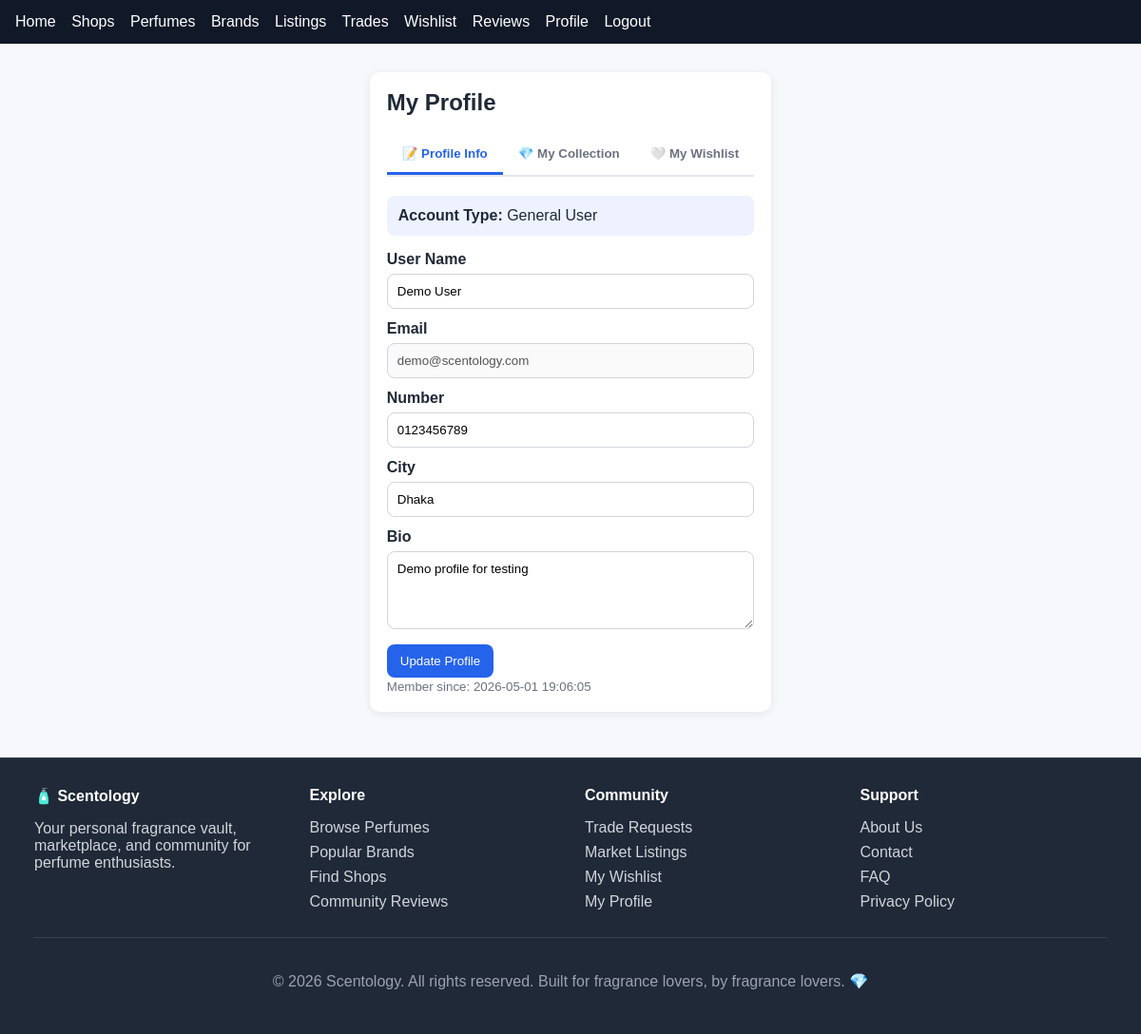
The app's page /profile.php (signed in) with its own data.
### tables this page shows
CREATE TABLE IF NOT EXISTS Profile (
    User_ID INT NOT NULL PRIMARY KEY,
    Number VARCHAR(50) DEFAULT '',
    City VARCHAR(120) DEFAULT '',
    BIO TEXT,
    Curator_Level VARCHAR(50) DEFAULT 'Novice',
    CONSTRAINT fk_profile_user FOREIGN KEY (User_ID) REFERENCES User(User_ID) ON DELETE CASCADE
);

CREATE TABLE IF NOT EXISTS User (
    User_ID INT AUTO_INCREMENT PRIMARY KEY,
    User_Name VARCHAR(120) NOT NULL,
    Email VARCHAR(190) NOT NULL UNIQUE,
    Password VARCHAR(255) NOT NULL,
    Created_at TIMESTAMP DEFAULT CURRENT_TIMESTAMP
);

### app/db.php (called while the page is built, shortened)
<?php
function db(): PDO
{
    static $pdo = null;
    if ($pdo instanceof PDO) {
        return $pdo;
    }
    $dsn = sprintf(
        'mysql:host=%s;port=%d;dbname=%s;charset=utf8mb4',
        DB_HOST,
        DB_PORT,
        DB_NAME
    );
    try {
        $pdo = new PDO($dsn, DB_USER, DB_PASS, [
            PDO::ATTR_ERRMODE => PDO::ERRMODE_EXCEPTION,
            PDO::ATTR_DEFAULT_FETCH_MODE => PDO::FETCH_ASSOC,
            PDO::ATTR_EMULATE_PREPARES => false,
        ]);
    } catch (PDOException $e) {
        if (strpos($e->getMessage(), 'Unknown database') !== false) {
            $safeDbName = htmlspecialchars(DB_NAME, ENT_QUOTES, 'UTF-8');
            http_response_code(500);
            echo "<!doctype html><html><head><meta charset='utf-8'><title>Database not initialized</title>"
                . "<style>body{font-family:system-ui,-apple-system,Segoe UI,Roboto,Arial,sans-serif;padding:24px;max-width:900px;margin:0 auto;}"
                . ".card{background:#fff;border:1px solid #e5e7eb;border-radius:12px;padding:18px;}"
                . "a{color:#2563eb;text-decoration:none;font-weight:600}</style></head><body>"
                . "<div class='card'><h1>Database not initialized</h1>"
                . "<p>The MySQL database <strong>{$safeDbName}</strong> doesn't exist yet.</p>"
                . "<p><a href='init-db.php'>Click here to initialize the database</a></p>"
                . "<p style='color:#6b7280'>If you're using XAMPP, make sure MySQL is running.</p>"
                . "</div></body></html>";
            exit;
        }
        throw $e;
    }
    return $pdo;
}

### app/auth.php (called while the page is built, shortened)
<?php
require_once __DIR__ . '/db.php';
function current_user_id(): ?int
{
    return isset($_SESSION['user_id']) ? (int) $_SESSION['user_id'] : null;
}
function get_user_with_profile(int $userId): ?array
{
    $stmt = db()->prepare(
        'SELECT u.User_ID as id, u.User_Name as full_name, u.Email as email, u.Created_at as created_at,
                p.Number as phone, p.City as city, p.BIO as bio,
                s.User_ID as is_seller, s.Total_Sell as total_sell
         FROM User u
         LEFT JOIN Profile p ON p.User_ID = u.User_ID
         LEFT JOIN Seller s ON s.User_ID = u.User_ID
         WHERE u.User_ID = :user_id
         LIMIT 1'
    );
    $stmt->execute(['user_id' => $userId]);
    $result = $stmt->fetch();
    return $result ?: null;
}

### public/profile.php (the view, shortened to what this page needs)
<?php
require_once __DIR__ . '/../app/auth.php';
require_once __DIR__ . '/../app/db.php';
$userId = current_user_id();
$user = get_user_with_profile((int) $userId);
require_once __DIR__ . '/partials/header.php';
?>
<div class="card">
    <h2>My Profile</h2>
    <div class="tabs">
        <button class="tab-button active" onclick="showTab('profile', event)">📝 Profile Info</button>
        <button class="tab-button" onclick="showTab('collection', event)">💎 My Collection</button>
        <button class="tab-button" onclick="showTab('wishlist', event)">🤍 My Wishlist</button>
    </div>
    <div id="profile" class="tab-content active">
        <div style="background: #eef2ff; padding: 12px; border-radius: 8px; margin-bottom: 16px;">
            <strong>Account Type:</strong>
            <?php if (!empty($user['is_seller'])): ?>
                Seller (Total Sales: <?= htmlspecialchars((string) ($user['total_sell'] ?? '0')) ?>)
            <?php else: ?>
                General User
            <?php endif; ?>
        </div>
        <form method="POST" action="profile.php">
            <label for="full_name">User Name</label>
            <input type="text" id="full_name" name="full_name" value="<?= htmlspecialchars((string) ($user['full_name'] ?? '')) ?>" required>
            <label>Email</label>
            <input type="email" value="<?= htmlspecialchars((string) ($user['email'] ?? '')) ?>" disabled>
            <label for="phone">Number</label>
            <input type="text" id="phone" name="phone" value="<?= htmlspecialchars((string) ($user['phone'] ?? '')) ?>">
            <label for="city">City</label>
            <input type="text" id="city" name="city" value="<?= htmlspecialchars((string) ($user['city'] ?? '')) ?>">
            <label for="bio">Bio</label>
            <textarea id="bio" name="bio" rows="4"><?= htmlspecialchars((string) ($user['bio'] ?? '')) ?></textarea>
            <button type="submit">Update Profile</button>
        </form>
        <small>Member since: <?= htmlspecialchars((string) ($user['created_at'] ?? 'N/A')) ?></small>
    </div>
</div>
<?php require_once __DIR__ . '/partials/footer.php'; ?>

### public/assets/style.css (style rules this page uses)
* { box-sizing: border-box; font-family: Arial, Helvetica, sans-serif; }
html, body { height: 100%; margin: 0; }
body { display: flex; flex-direction: column; background: #f6f8fb; color: #1f2937; }
.card { background: #fff; border-radius: 10px; box-shadow: 0 2px 10px rgba(0, 0, 0, 0.08); padding: 18px; margin-bottom: 18px; }
h1, h2, h3 { margin-top: 0; }
label { display: block; margin-bottom: 6px; font-weight: 600; }
input, textarea, select { width: 100%; padding: 10px; margin-bottom: 12px; border: 1px solid #d1d5db; border-radius: 8px; }
button { background: #2563eb; color: #fff; border: 0; border-radius: 8px; padding: 10px 14px; cursor: pointer; transition: background 0.2s; }
small { color: #6b7280; }
.tabs { display: flex; border-bottom: 2px solid #e5e7eb; margin-bottom: 20px; gap: 0; }
.tab-button { background: transparent; color: #6b7280; border: none; padding: 12px 16px; cursor: pointer; font-weight: 600; border-bottom: 3px solid transparent; transition: all 0.2s; border-radius: 0; }
.tab-button.active { color: #2563eb; border-bottom-color: #2563eb; }
.tab-content { display: none; }
.tab-content.active { display: block; }

### records on screen
profile: full_name "Demo User", User_ID.Email "demo@scentology.com", phone "0123456789", city "Dhaka", bio "Demo profile for testing", User_ID.Created_at "2026-05-01 19:06:05"
